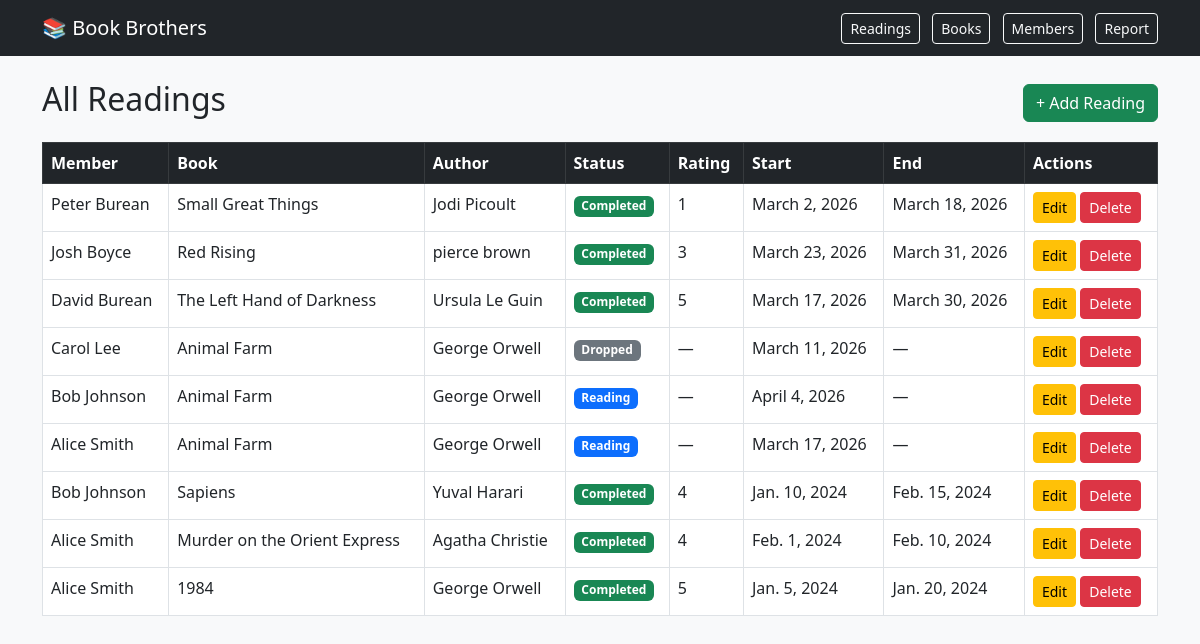
The page / on the database its author committed.
### club/models.py (models this page shows, shortened)
class Reading(models.Model):
    STATUS_CHOICES = [
        ('reading',   'Currently Reading'),
        ('completed', 'Completed'),
        ('dropped',   'Dropped'),
    ]
    book = models.ForeignKey(Book, on_delete=models.CASCADE, related_name='readings')
    member = models.ForeignKey(Member, on_delete=models.CASCADE, related_name='readings')
    start_date = models.DateField(db_index=True)
    end_date = models.DateField(null=True, blank=True)
    status = models.CharField(max_length=20, choices=STATUS_CHOICES, default='reading',db_index=True)
    rating = models.IntegerField(null=True, blank=True)  # 1–5

class Member(models.Model):
    first_name = models.CharField(max_length=100)
    last_name = models.CharField(max_length=100)
    email = models.EmailField(unique=True)
    join_date = models.DateField(auto_now_add=True)
    def __str__(self):
        return f"{self.first_name} {self.last_name}"

class Book(models.Model):
    title = models.CharField(max_length=200)
    author = models.ForeignKey(Author, on_delete=models.CASCADE, related_name='books')
    genre = models.ForeignKey(Genre, on_delete=models.SET_NULL, null=True, blank=True, related_name='books')
    published_year = models.IntegerField(null=True, blank=True)
    total_pages = models.IntegerField(null=True, blank=True)

class Author(models.Model):
    first_name = models.CharField(max_length=100)
    last_name = models.CharField(max_length=100)
    def __str__(self):
        return f"{self.first_name} {self.last_name}"

### club/views.py (the view)
# urls.py: path('',                      views.reading_list,   name='reading_list'),
def reading_list(request):
    readings = Reading.objects.select_related('book', 'member', 'book__author').order_by('-id')
    return render(request, 'club/reading_list.html', {'readings': readings})

### club/templates/club/reading_list.html
{% extends "club/base.html" %}
{% block content %}
<div class="d-flex justify-content-between align-items-center mb-3">
  <h2>All Readings</h2>
  <a href="{% url 'reading_create' %}" class="btn btn-success">+ Add Reading</a>
</div>
<table class="table table-bordered table-hover bg-white">
  <thead class="table-dark">
    <tr>
      <th>Member</th>
      <th>Book</th>
      <th>Author</th>
      <th>Status</th>
      <th>Rating</th>
      <th>Start</th>
      <th>End</th>
      <th>Actions</th>
    </tr>
  </thead>
  <tbody>
    {% for r in readings %}
    <tr>
      <td>{{ r.member }}</td>
      <td>{{ r.book.title }}</td>
      <td>{{ r.book.author }}</td>
      <td>
        {% if r.status == 'completed' %}
          <span class="badge bg-success">Completed</span>
        {% elif r.status == 'reading' %}
          <span class="badge bg-primary">Reading</span>
        {% else %}
          <span class="badge bg-secondary">Dropped</span>
        {% endif %}
      </td>
      <td>{{ r.rating|default:"—" }}</td>
      <td>{{ r.start_date }}</td>
      <td>{{ r.end_date|default:"—" }}</td>
      <td>
        <a href="{% url 'reading_edit' r.pk %}" class="btn btn-sm btn-warning">Edit</a>
        <a href="{% url 'reading_delete' r.pk %}" class="btn btn-sm btn-danger">Delete</a>
      </td>
    </tr>
    {% empty %}
    <tr><td colspan="8" class="text-center">No readings yet.</td></tr>
    {% endfor %}
  </tbody>
</table>
{% endblock %}

### club/templates/club/base.html (shortened to what this page needs)
<!DOCTYPE html>
<html lang="en">
<head>
  <link rel="stylesheet" href="https://cdn.jsdelivr.net/npm/bootstrap@5.3.0/dist/css/bootstrap.min.css">
</head>
<body class="bg-light">
  <nav class="navbar navbar-dark bg-dark mb-4">
    <div class="container">
      <a class="navbar-brand" href="{% url 'reading_list' %}">📚 Book Brothers</a>
      <div>
        <a href="{% url 'reading_list' %}" class="btn btn-outline-light btn-sm me-2">Readings</a>
        <a href="{% url 'book_list' %}" class="btn btn-outline-light btn-sm me-2">Books</a>
        <a href="{% url 'member_list' %}" class="btn btn-outline-light btn-sm me-2">Members</a>
        <a href="{% url 'report' %}" class="btn btn-outline-light btn-sm">Report</a>
      </div>
    </div>
  </nav>
  <div class="container">
    {% block content %}{% endblock %}
  </div>
</body>
</html>

### rows shown on the page
Reading: member "Peter Burean", book "Small Great Things", book.author "Jodi Picoult", status "Completed", rating "1", start_date "March 2, 2026", end_date "March 18, 2026"
Reading: member "Josh Boyce", book "Red Rising", book.author "pierce brown", status "Completed", rating "3", start_date "March 23, 2026", end_date "March 31, 2026"
Reading: member "David Burean", book "The Left Hand of Darkness", book.author "Ursula Le Guin", status "Completed", rating "5", start_date "March 17, 2026", end_date "March 30, 2026"
Reading: member "Carol Lee", book "Animal Farm", book.author "George Orwell", status "Dropped", rating "—", start_date "March 11, 2026", end_date "—"
Reading: member "Bob Johnson", book "Animal Farm", book.author "George Orwell", status "Reading", rating "—", start_date "April 4, 2026", end_date "—"
Reading: member "Alice Smith", book "Animal Farm", book.author "George Orwell", status "Reading", rating "—", start_date "March 17, 2026", end_date "—"
Reading: member "Bob Johnson", book "Sapiens", book.author "Yuval Harari", status "Completed", rating "4", start_date "Jan. 10, 2024", end_date "Feb. 15, 2024"
Reading: member "Alice Smith", book "Murder on the Orient Express", book.author "Agatha Christie", status "Completed", rating "4", start_date "Feb. 1, 2024", end_date "Feb. 10, 2024"
Reading: member "Alice Smith", book "1984", book.author "George Orwell", status "Completed", rating "5", start_date "Jan. 5, 2024", end_date "Jan. 20, 2024"
